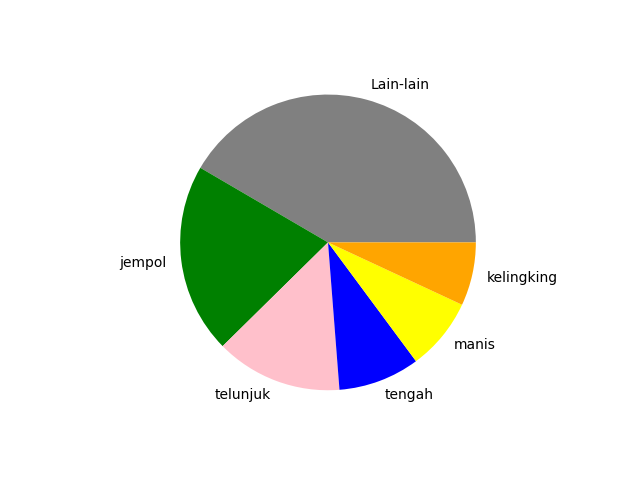

Here is the Python script that generated this plot:
import numpy as np 
import matplotlib.pyplot as plt 
labels = ['Lain-lain','jempol','telunjuk','tengah','manis','kelingking'] 
values = [42,21,14,9,8,7] 
colors = ['grey','green','pink','blue','yellow','orange'] 
plt.pie(values,labels=labels,colors=colors) 
plt.show() 
